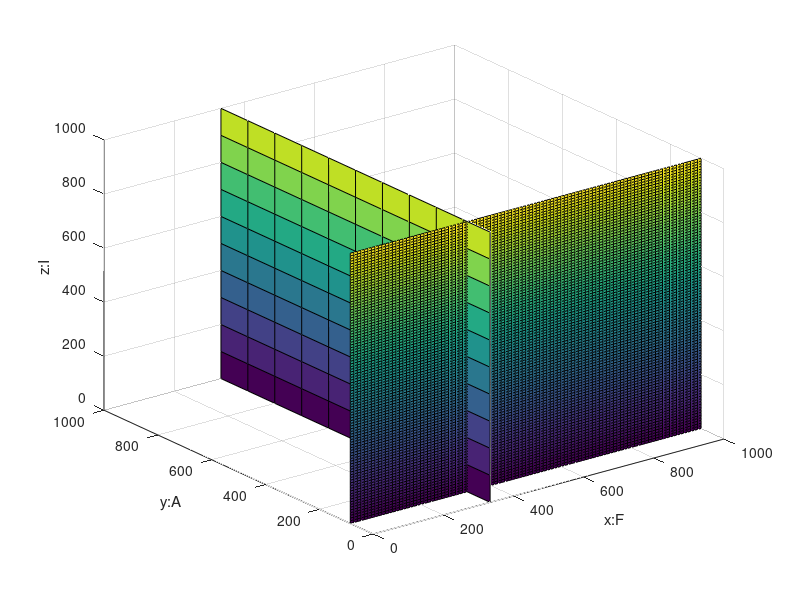

Source code (MATLAB):
% z: I
% x: F
% y: A
%
initial.S = 499;	% set the initial value of 'S'
initial.F = 100;    % set the initial value of 'F'
initial.A = initial.S - initial.F; % set the initial value of 'A'
initial.I = 1;	% set the initial value of 'I'
initial.C = 1;
initial.R = 0;	% set the initial value of 'R'

%-------------------------------------------------------------------------
% User Section 2: Definition of model parameters
%-------------------------------------------------------------------------
%
% These parameters are passed to the function that calculates the
% derivatives.
%  
% NOTE: Do not change the name 'param'!
%
param.beta = 1e-3; % set the parameter 'beta' of the model
param.r = 1e-1;    % set the parameter 'r' of the model
param.g = 3e-4;
param.p =(param.beta*initial.S-param.g*initial.F)/initial.A;
% This is the title string for the plot window.
model_title = 'SIR Epidemics';

%-------------------------------------------------------------------------
% User Section 2: Plotting Nullclines
%-------------------------------------------------------------------------
%
% F = r/p
[y,z] = meshgrid(0:100:1000);
x = repmat(param.r/param.g,size(z));
surf(x,y,z);
hold on;
[x,z] = meshgrid(0:10:1000);
y = repmat(param.r/param.p,size(z));
surf(x,y,z);
xlabel('x:F');ylabel('y:A');zlabel('z:I')
set(gca,'XLim',[0 1000]);
set(gca,'YLim',[0 1000]);
set(gca,'ZLim',[0 1000]);

